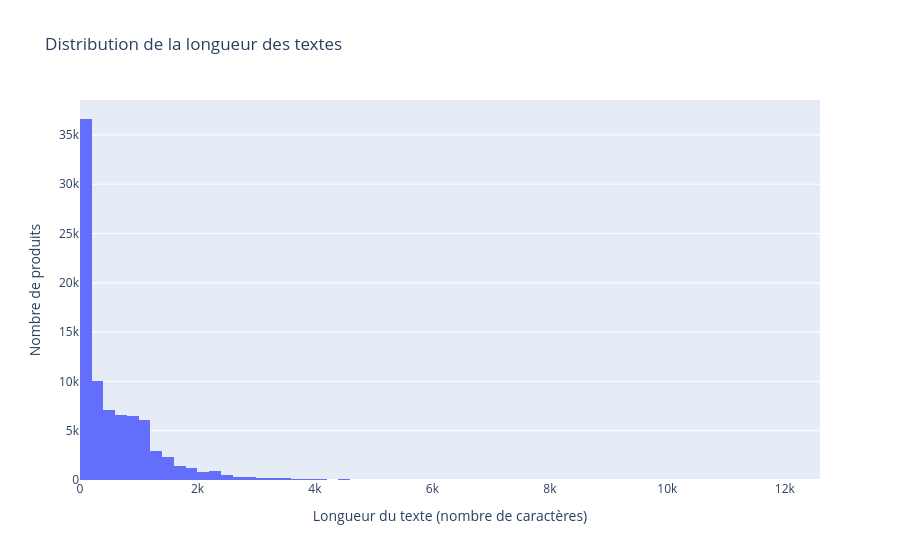

Write notebook code for a chart like this one.
### Markdown cell above
# Longueur de texte

#### Plus de 35k texte ont entre 0 et 199 mots en description

### Code cell
fig = px.histogram(
    df,
    x="text_length",
    nbins=100,
    title="Distribution de la longueur des textes",
)

fig.update_layout(
    xaxis_title="Longueur du texte (nombre de caractères)",
    yaxis_title="Nombre de produits"
)

fig.show()

### Figure 1 — Plotly figure (JSON) as saved in the notebook; plotly's stock layout.template omitted (floating-point values rounded to 4 significant figures; data arrays with more than 128 entries replaced by an {"elided": "..."} marker saying what was removed)
{"data": [{"alignmentgroup": "True", "bingroup": "x", "hovertemplate": "text_length=%{x}<br>count=%{y}<extra></extra>", "legendgroup": "", "marker": {"color": "#636efa", "pattern": {"shape": ""}}, "name": "", "nbinsx": 100, "offsetgroup": "", "orientation": "v", "showlegend": false, "type": "histogram", "x": {"elided": "84916 int values"}, "xaxis": "x", "yaxis": "y"}], "layout": {"barmode": "relative", "legend": {"tracegroupgap": 0}, "title": {"text": "Distribution de la longueur des textes"}, "xaxis": {"anchor": "y", "domain": [0, 1], "title": {"text": "Longueur du texte (nombre de caractères)"}}, "yaxis": {"anchor": "x", "domain": [0, 1], "title": {"text": "Nombre de produits"}}}}
